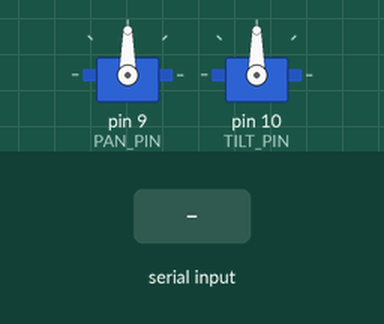
The sketch below on a simulated Arduino Uno, built with avr-gcc and run on an emulated ATmega328P. Shown: 2 × servo. The test bench sets the inputs (shaded band). What the sketch prints to the serial monitor is not drawn.

Above: at 1.2 s.
1.3 s: "L" received over Serial
At 1.9 s:
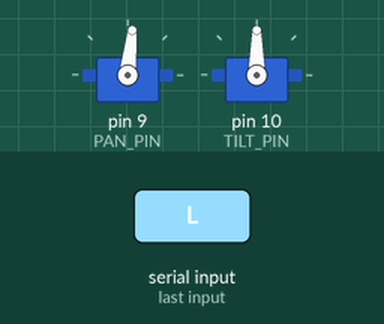
2.8 s: "L" received over Serial
At 3.1 s:
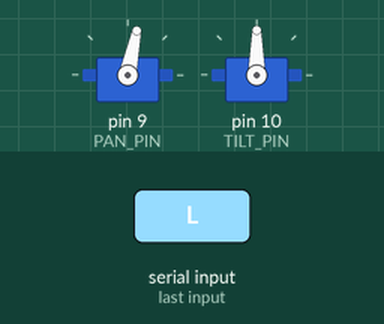
4.3 s: "U" received over Serial
At 5.4 s:
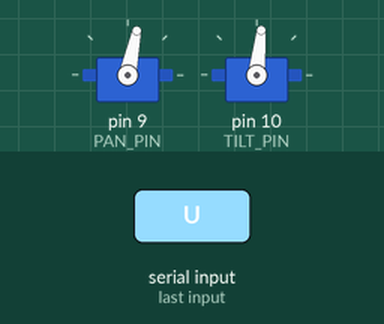
5.8 s: "U" received over Serial
At 6.6 s:
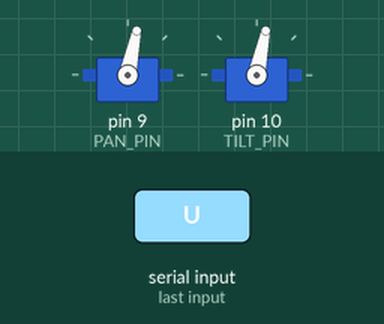
7.3 s: "R" received over Serial
At 7.7 s:
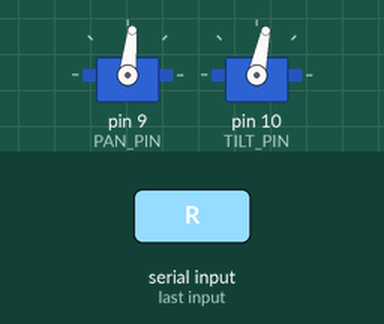
Timing chart, 0 to 9.8 s (numbered marks = the images above; inputs shaded):
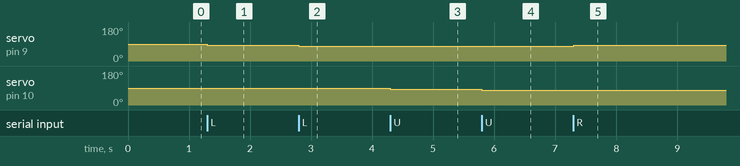

Measured:
- after the input at 1.3 s, servo on pin 9 (PAN_PIN): 90° → 84° at once
- after the input at 2.8 s, servo on pin 9 (PAN_PIN): 84° → 78° at once
- after the input at 4.3 s, servo on pin 10 (TILT_PIN): 90° → 84° at once
- after the input at 5.8 s, servo on pin 10 (TILT_PIN): 84° → 78° at once
- after the input at 7.3 s, servo on pin 9 (PAN_PIN): 78° → 84° at once

The sketch:

T_UNO.ino
```cpp
#include <Servo.h>

Servo panServo;   // pin 9  – left / right
Servo tiltServo;  // pin 10 – up   / down

const int PAN_PIN  = 9;
const int TILT_PIN = 10;

const int CENTRE   = 90;   // boot position
const int STEP     = 6;    // degrees per command — tune this for speed

// Clamp helper — keeps servos inside 0–180°
int clamp(int val) {
  if (val < 0)   return 0;
  if (val > 180) return 180;
  return val;
}

int panPos  = CENTRE;
int tiltPos = CENTRE;

void setup() {
  panServo.attach(PAN_PIN);
  tiltServo.attach(TILT_PIN);

  panServo.write(panPos);
  tiltServo.write(tiltPos);

  Serial.begin(9600);
  Serial.println("UNO ready — waiting for commands");
}

void loop() {
  if (!Serial.available()) return;

  char cmd = Serial.read();

  switch (cmd) {

    case 'L':
      panPos = clamp(panPos - STEP);
      panServo.write(panPos);
      Serial.print("Pan  L → "); Serial.println(panPos);
      break;

    case 'R':
      panPos = clamp(panPos + STEP);
      panServo.write(panPos);
      Serial.print("Pan  R → "); Serial.println(panPos);
      break;

    case 'U':
      tiltPos = clamp(tiltPos - STEP);
      tiltServo.write(tiltPos);
      Serial.print("Tilt U → "); Serial.println(tiltPos);
      break;

    case 'D':
      tiltPos = clamp(tiltPos + STEP);
      tiltServo.write(tiltPos);
      Serial.print("Tilt D → "); Serial.println(tiltPos);
      break;

    case 'S':
      // hold position — nothing to do
      Serial.println("Hold");
      break;
  }
}
```
